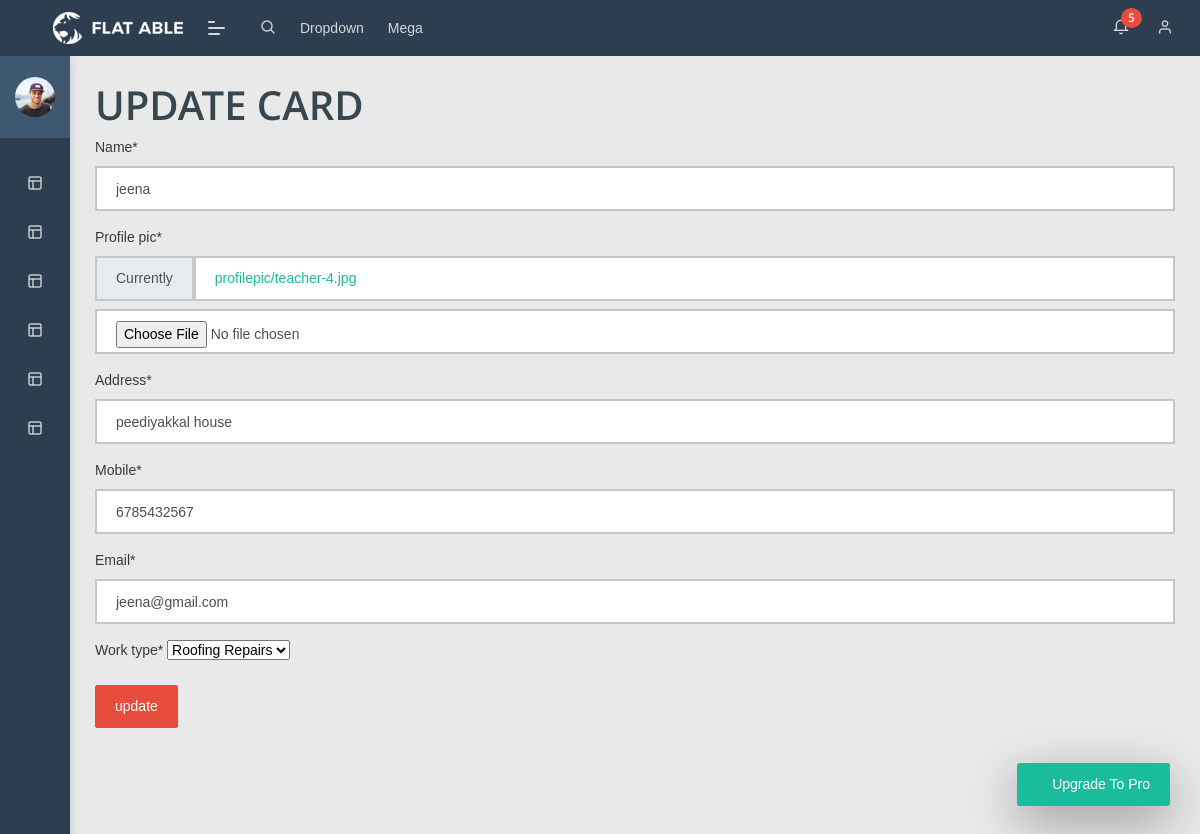
/update/2/ (signed in), run on the app's committed database.
### homeservice_app/models.py (models this page shows, shortened)
class register(models.Model):
    user=models.OneToOneField(Login,on_delete=models.CASCADE)
    name=models.CharField(max_length=100)
    profile_pic=models.FileField(upload_to='profilepic/')
    address=models.CharField(max_length=40)
    mobile=models.CharField(max_length=10,null=False)
    email=models.EmailField()
    work_type = models.ForeignKey(work,on_delete=models.CASCADE)

class work(models.Model):
    name = models.CharField(max_length=100)
    charge = models.IntegerField()
    def __str__(self):
        return self.name

### homeservice_app/views.py (the view)
# urls.py: path("update/<int:id>/", views.update, name="update"),
@login_required(login_url='loginpage')
def update(request,id):
    homeservice = register.objects.get(id=id)
    form = register_form(instance=homeservice)
    if request.method == 'POST':
        form =register_form(request.POST,request.FILES,instance=homeservice)
        if form.is_valid():
            form.save()
            return redirect('workers_data')
    return render(request,'admin/update.html',{'form':form})

### homeservice_app/forms.py
class register_form(forms.ModelForm):
    class Meta:
        model = register
        fields ='__all__'
        exclude=('user',)

### templates/admin/update.html (shortened to what this page needs)
{% extends "admin/admin base.html" %}
{% block content %}
{% load crispy_forms_filters %}
<h1>UPDATE CARD</h1>
<form method="POST" enctype="multipart/form-data">
    {{ form|crispy }}
    <button type="submit" class="btn btn-danger">update</button>
</form>
{% endblock %}

### data on the page
register: name "jeena", address "peediyakkal house", mobile "6785432567", email "jeena@gmail.com", work_type "Roofing Repairs"
